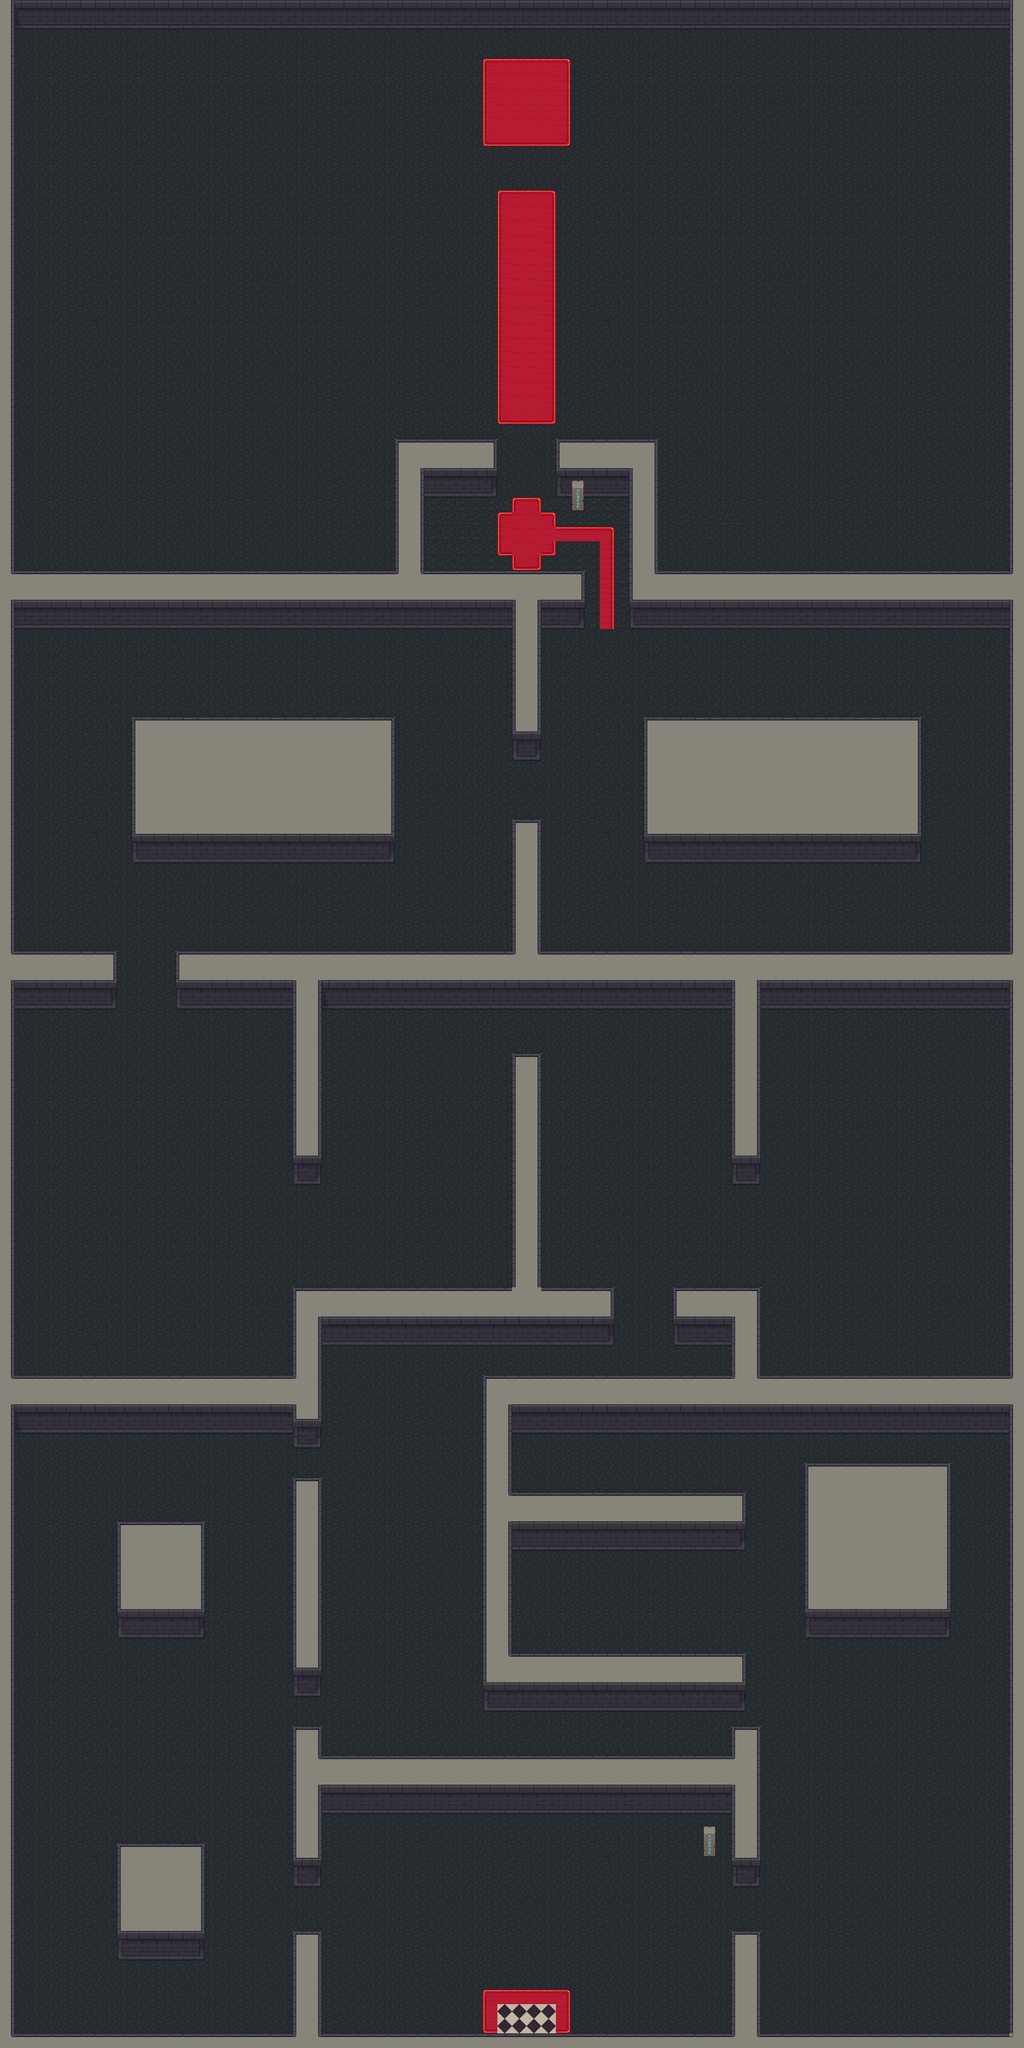

The image is a tile-based game level rendered from a .tmx file. Its description and source (layers, tilesets, objects; grid data summarised) follow:
An orthogonal 70x140 tile map with 32x32 px tiles, 5 tile layers (ground, upper_ground, walls, save_point, ...), 8 tilesets and 58 objects (39x collision, 2x save, spawn_castle, slime0, slime3, ...).

<map version="1.10" tiledversion="1.10.1" orientation="orthogonal" renderorder="right-down" width="70" height="140" tilewidth="32" tileheight="32" infinite="0" nextlayerid="16" nextobjectid="66">
 <tileset firstgid="1" source="TSX/terrain.tsx" />
 <tileset firstgid="1025" source="TSX/TX Tileset Wall.tsx" />
 <tileset firstgid="1281" source="TSX/TX Tileset Stone Ground.tsx" />
 <tileset firstgid="1345" source="TSX/carpet.tsx" />
 <tileset firstgid="1357" source="TSX/TX_Tileset_Wall2.tsx" />
 <tileset firstgid="1613" source="TSX/cloud_tileset.tsx" />
 <tileset firstgid="1921" source="TSX/terrain2.tsx" />
 <tileset firstgid="2945" source="TSX/TX Props.tsx" />
 <layer id="1" name="ground" width="70" height="140">
  <data>[9800 cells, 9800 non-empty, 3 distinct tile ids]</data>
 </layer>
 <layer id="4" name="upper_ground" width="70" height="140">
  <data>[9800 cells, 1829 non-empty, 14 distinct tile ids]</data>
 </layer>
 <layer id="2" name="walls" width="70" height="140">
  <data>[9800 cells, 1914 non-empty, 22 distinct tile ids]</data>
 </layer>
 <layer id="14" name="save_point" width="70" height="140">
  <data>[9800 cells, 3 non-empty, 3 distinct tile ids]</data>
 </layer>
 <layer id="15" name="upper_save_point" width="70" height="140">
  <data>[9800 cells, 2 non-empty, 2 distinct tile ids]</data>
 </layer>
 <objectgroup id="5" name="enter castle spawn">
  <object id="1" name="spawn_castle" x="1151.51" y="4303">
   <point />
  </object>
 </objectgroup>
 <objectgroup id="6" name="monstres">
  <object id="2" name="slime0" x="1290" y="3808.24">
   <point />
  </object>
  <object id="48" name="slime3" x="321.455" y="2615.52">
   <point />
  </object>
  <object id="49" name="slime4" x="1200.12" y="3223.76">
   <point />
  </object>
  <object id="50" name="slime5" x="1334.55" y="1731.76">
   <point />
  </object>
  <object id="3" name="slime1" x="888.303" y="3115.39">
   <point />
  </object>
  <object id="4" name="slime2" x="1398.12" y="2573.45">
   <point />
  </object>
  <object id="5" name="champi0" x="1960.97" y="3950.06">
   <point />
  </object>
  <object id="6" name="champi1" x="880.909" y="3452.73">
   <point />
  </object>
  <object id="51" name="champi3" x="1941.88" y="2608.48">
   <point />
  </object>
  <object id="52" name="champi4" x="860.182" y="2616.67">
   <point />
  </object>
  <object id="53" name="champi5" x="506" y="2008.97">
   <point />
  </object>
  <object id="7" name="champi2" x="1402.48" y="2945.45">
   <point />
  </object>
 </objectgroup>
 <objectgroup id="7" name="collisions">
  <object id="8" type="collision" x="-22" y="1246" width="1302" height="126" />
  <object id="9" type="collision" x="864" y="960" width="64" height="290" />
  <object id="10" type="collision" x="880" y="960" width="210" height="122" />
  <object id="11" type="collision" x="1214" y="960" width="228" height="124" />
  <object id="12" type="collision" x="1378" y="960" width="64" height="412" />
  <object id="13" type="collision" x="1376" y="1252" width="878" height="122" />
  <object id="14" type="collision" x="1410" y="1568" width="604" height="316" />
  <object id="15" type="collision" x="286" y="1568" width="576" height="320" />
  <object id="16" type="collision" x="-10" y="-26" width="2270" height="88" />
  <object id="17" type="collision" x="2206" y="-4" width="50" height="4504" />
  <object id="18" type="collision" x="-66" y="4446" width="2280" height="56" />
  <object id="19" type="collision" x="-10" y="0" width="42" height="4450" />
  <object id="20" type="collision" x="-18" y="2082" width="274" height="128" />
  <object id="21" type="collision" x="382" y="2080" width="1918" height="128" />
  <object id="22" type="collision" x="1604" y="2170" width="56" height="420" />
  <object id="23" type="collision" x="644" y="2124" width="56" height="464" />
  <object id="24" type="collision" x="1120" y="2304" width="64" height="610" />
  <object id="25" type="collision" x="642" y="2816" width="698" height="130" />
  <object id="27" type="collision" x="640" y="2818" width="62" height="348" />
  <object id="28" type="collision" x="-2" y="3010" width="644" height="122" />
  <object id="29" type="collision" x="260" y="3330" width="188" height="250" />
  <object id="31" type="collision" x="258" y="4034" width="188" height="250" />
  <object id="32" type="collision" x="1762" y="3202" width="318" height="378" />
  <object id="33" type="collision" x="1058" y="3010" width="1160" height="122" />
  <object id="34" type="collision" x="1056" y="3010" width="62" height="734" />
  <object id="35" type="collision" x="1056" y="3614" width="578" height="130" />
  <object id="36" type="collision" x="1098" y="3264" width="532" height="130" />
  <object id="37" type="collision" x="640" y="3232" width="62" height="480" />
  <object id="38" type="collision" x="642" y="4228" width="60" height="240" />
  <object id="39" type="collision" x="1598" y="4224" width="66" height="238" />
  <object id="40" type="collision" x="638" y="3774" width="64" height="356" />
  <object id="42" type="collision" x="1600" y="3778" width="66" height="344" />
  <object id="43" type="collision" x="690" y="3838" width="920" height="132" />
  <object id="44" type="collision" x="1474" y="2816" width="186" height="128" />
  <object id="45" type="collision" x="1604" y="2926" width="56" height="82" />
  <object id="46" type="collision" x="1122" y="1350" width="60" height="314" />
  <object id="56" type="collision" x="1080" y="4382" width="141" height="65" />
  <object id="57" type="heal" x="1092" y="1031.33" width="123.333" height="36" />
  <object id="58" type="door" x="1086" y="1002.67" width="133.333" height="82.6667" />
  <object id="61" type="collision" x="1536.33" y="4032.67" width="32" height="31.3333" />
  <object id="64" type="collision" x="1248.3" y="1088.41" width="32" height="31.3333" />
 </objectgroup>
 <objectgroup id="10" name="filtre" />
 <objectgroup id="8" name="porte">
  <object id="47" name="exit_castle" x="1085" y="4357" width="131" height="88" />
 </objectgroup>
 <objectgroup id="12" name="save">
  <object id="62" type="save" x="1523.33" y="4024" width="60" height="48.6667" />
  <object id="63" type="save" x="1233.09" y="1087.67" width="60" height="48.6667" />
 </objectgroup>
 <objectgroup id="13" name="boss">
  <object id="65" name="boss" x="1145.83" y="241.414">
   <point />
  </object>
 </objectgroup>
</map>
